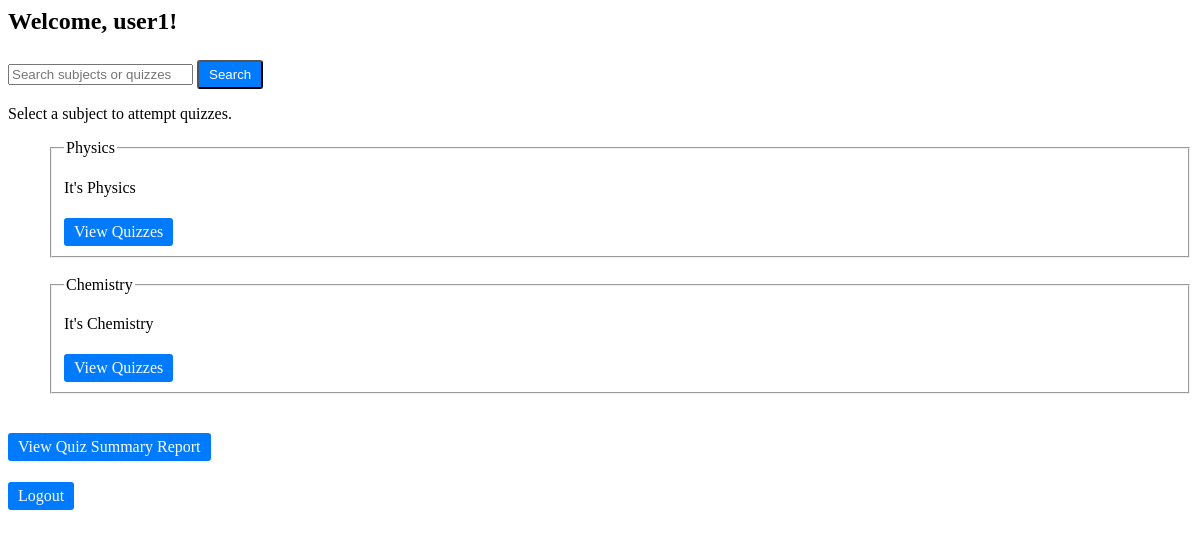
Screenshot of /user_dashboard (signed in) with the database file from the repository.
### models/models.py (models this page shows)
class User(db.Model):
    id = db.Column(db.Integer, primary_key=True)
    email = db.Column(db.String(100), unique=True, nullable=False)  # Used for login
    password = db.Column(db.String(60), nullable=False)
    full_name = db.Column(db.String(100), nullable=False)
    qualification = db.Column(db.String(100), nullable=True)
    dob = db.Column(db.String(10), nullable=True)                   # Format: YYYY-MM-DD
    role = db.Column(db.String(10), nullable=False, default='user') # admin or user

class Subject(db.Model):
    id = db.Column(db.Integer, primary_key=True)
    name = db.Column(db.String(150), unique=True, nullable=False)
    description = db.Column(db.Text, nullable=True)
    chapters = db.relationship('Chapter', backref='subject', cascade="all, delete-orphan")

### app.py (the view)
@app.route("/user_dashboard")
def user_dashboard():
    if "user_id" not in session or session["role"] != "user":
        return redirect(url_for("login"))
    user = User.query.get(session["user_id"])
    subjects = Subject.query.all()
    return render_template("user_dashboard.html", user=user, subjects=subjects)

### templates/user_dashboard.html (shortened to what this page needs)
<head>
    <link rel="stylesheet" href="{{ url_for('static', filename='styles.css') }}">
</head>
<body>
    <h2>Welcome, {{ user.full_name }}!</h2>
    <form action="{{ url_for('user_search') }}" method="GET">
        <input type="text" name="query" placeholder="Search subjects or quizzes" required>
        <button class="button" type="submit">Search</button>
    </form>
    <p>Select a subject to attempt quizzes.</p>
    <ul style="list-style-type: none;">
        {% for subject in subjects %}
            <li>
                <fieldset>
                <legend>{{ subject.name }}</legend>
                <p>{{ subject.description }}</p>
                <a class="button" href="{{ url_for('view_quizzes', subject_id=subject.id) }}">View Quizzes</a>
            </fieldset>
            </li><br>
        {% endfor %}
    </ul>
    <p><a class="button" href="{{ url_for('quiz_summary') }}">View Quiz Summary Report</a></p>
    <p><a class="button" href="{{ url_for('logout') }}">Logout</a></p>
</body>

### static/styles.css (style rules this page uses)
.button { display: inline-block; margin-top: 5px; padding: 5px 10px; text-decoration: none; background-color: #007bff; color: white; border-radius: 3px; }

### rows the page displays
User: full_name "user1"
Subject: name "Physics", description "It's Physics"
Subject: name "Chemistry", description "It's Chemistry"
